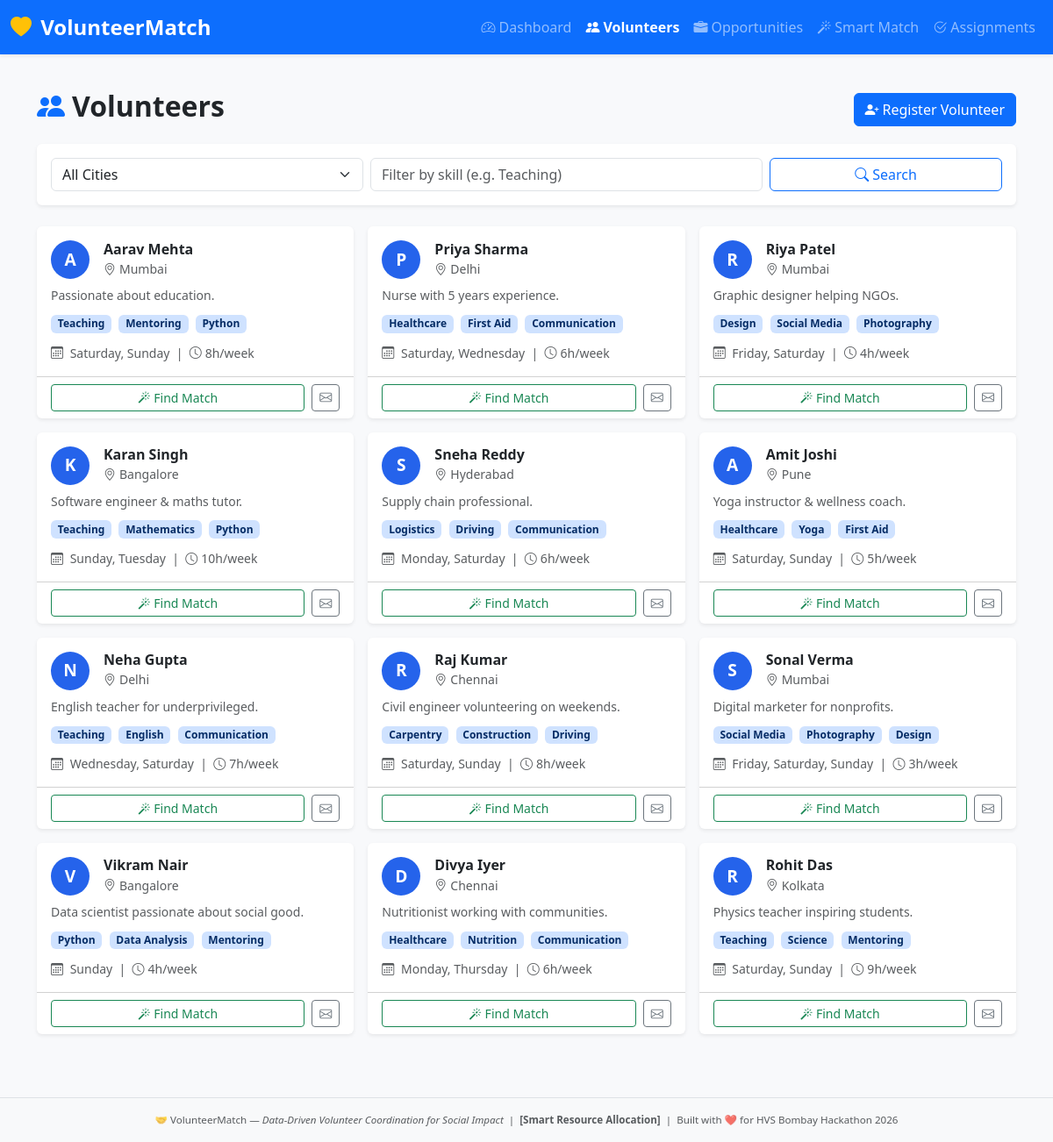
Page /volunteers on the committed database.
### tables this page shows
CREATE TABLE volunteers (
            id          INTEGER PRIMARY KEY AUTOINCREMENT,
            name        TEXT NOT NULL,
            email       TEXT UNIQUE NOT NULL,
            phone       TEXT,
            city        TEXT NOT NULL,
            skills      TEXT NOT NULL,   -- comma-separated list
            availability TEXT NOT NULL,  -- JSON array of weekday names
            hours_week  INTEGER DEFAULT 5,
            bio         TEXT,
            joined_at   DATETIME DEFAULT CURRENT_TIMESTAMP,
            active      INTEGER DEFAULT 1
        );

### app.py (the view)
@app.route("/volunteers")
def volunteers():
    conn = get_db()
    city_filter  = request.args.get("city", "")
    skill_filter = request.args.get("skill", "")
    query = "SELECT * FROM volunteers WHERE active=1"
    params = []
    if city_filter:
        query += " AND city=?"; params.append(city_filter)
    if skill_filter:
        query += " AND skills LIKE ?"; params.append(f"%{skill_filter}%")
    query += " ORDER BY joined_at DESC"
    vols  = conn.execute(query, params).fetchall()
    cities = conn.execute("SELECT DISTINCT city FROM volunteers ORDER BY city").fetchall()
    conn.close()
    return render_template("volunteers.html", volunteers=vols, cities=cities,
                           city_filter=city_filter, skill_filter=skill_filter)

### database.py (called while the page is built)
def get_db():
    conn = sqlite3.connect(DB_PATH)
    conn.row_factory = sqlite3.Row
    conn.execute("PRAGMA foreign_keys = ON")
    return conn

### templates/volunteers.html (shortened to what this page needs)
{% extends "base.html" %}
{% block content %}
<div class="container py-4">
  <div class="d-flex justify-content-between align-items-center mb-3">
    <h2 class="fw-bold"><i class="bi bi-people-fill text-primary me-2"></i>Volunteers</h2>
    <a href="/volunteers/add" class="btn btn-primary">
      <i class="bi bi-person-plus-fill me-1"></i>Register Volunteer
    </a>
  </div>
  <div class="card border-0 shadow-sm mb-4">
    <div class="card-body">
      <form class="row g-2" method="GET">
        <div class="col-sm-4">
          <select name="city" class="form-select">
            <option value="">All Cities</option>
          </select>
        </div>
        <div class="col-sm-5">
          <input type="text" name="skill" class="form-control" placeholder="Filter by skill (e.g. Teaching)"
                 value="{{ skill_filter }}"/>
        </div>
        <div class="col-sm-3">
          <button type="submit" class="btn btn-outline-primary w-100">
            <i class="bi bi-search me-1"></i>Search
          </button>
        </div>
      </form>
    </div>
  </div>
  <div class="row g-3">
    {% for v in volunteers %}
    <div class="col-md-6 col-lg-4">
      <div class="card volunteer-card border-0 shadow-sm h-100">
        <div class="card-body">
          <div class="d-flex align-items-center mb-2">
            <div class="avatar-circle me-3">{{ v.name[0] }}</div>
            <div>
              <h6 class="mb-0 fw-bold">{{ v.name }}</h6>
              <small class="text-muted"><i class="bi bi-geo-alt me-1"></i>{{ v.city }}</small>
            </div>
          </div>
          <p class="small text-muted mb-2">{{ v.bio[:90] ~ '…' if v.bio|length > 90 else v.bio }}</p>
          <div class="mb-2">
            {% for skill in v.skills.split(',') %}
            <span class="badge bg-primary-subtle text-primary-emphasis me-1 mb-1">{{ skill.strip() }}</span>
            {% endfor %}
          </div>
          <div class="small text-muted">
            <i class="bi bi-calendar3 me-1"></i>
            {% set avail = v.availability | from_json %}
            {{ avail | join(', ') }}
            &nbsp;|&nbsp;
            <i class="bi bi-clock me-1"></i>{{ v.hours_week }}h/week
          </div>
        </div>
        <div class="card-footer bg-transparent d-flex gap-2">
          <a href="/match?vol={{ v.id }}" class="btn btn-sm btn-outline-success flex-fill">
            <i class="bi bi-magic me-1"></i>Find Match
          </a>
          <a href="mailto:{{ v.email }}" class="btn btn-sm btn-outline-secondary">
            <i class="bi bi-envelope"></i>
          </a>
        </div>
      </div>
    </div>
    {% else %}
    <div class="col-12 text-center text-muted py-5">
      <i class="bi bi-person-x fs-1 d-block mb-2"></i>No volunteers found.
    </div>
    {% endfor %}
  </div>
</div>
{% endblock %}

### static/css/style.css (style rules this page uses)
:root { --vm-primary: #2563eb; --vm-success: #16a34a; --vm-warning: #d97706; }
body { background-color: #f8f9fb; font-family: 'Segoe UI', system-ui, -apple-system, sans-serif; }
.volunteer-card, .opp-card, .match-card { transition: transform .2s, box-shadow .2s; }
.avatar-circle { width: 44px; height: 44px; border-radius: 50%; background: var(--vm-primary); color: #fff; font-size: 1.2rem; font-weight: 700; display: flex; align-items: center; justify-content: center; flex-shrink: 0; }

### rows in the picture
volunteers: name "A", name "Aarav Mehta", city "Mumbai", bio "Passionate about education.", strip "Teaching" "Mentoring" "Python", avail "Saturday, Sunday", hours_week "8"
volunteers: name "P", name "Priya Sharma", city "Delhi", bio "Nurse with 5 years experience.", strip "Healthcare" "First Aid" "Communication", avail "Saturday, Wednesday", hours_week "6"
volunteers: name "R", name "Riya Patel", city "Mumbai", bio "Graphic designer helping NGOs.", strip "Design" "Social Media" "Photography", avail "Friday, Saturday", hours_week "4"
volunteers: name "K", name "Karan Singh", city "Bangalore", bio "Software engineer & maths tutor.", strip "Teaching" "Mathematics" "Python", avail "Sunday, Tuesday", hours_week "10"
volunteers: name "S", name "Sneha Reddy", city "Hyderabad", bio "Supply chain professional.", strip "Logistics" "Driving" "Communication", avail "Monday, Saturday", hours_week "6"
volunteers: name "A", name "Amit Joshi", city "Pune", bio "Yoga instructor & wellness coach.", strip "Healthcare" "Yoga" "First Aid", avail "Saturday, Sunday", hours_week "5"
volunteers: name "N", name "Neha Gupta", city "Delhi", bio "English teacher for underprivileged.", strip "Teaching" "English" "Communication", avail "Wednesday, Saturday", hours_week "7"
volunteers: name "R", name "Raj Kumar", city "Chennai", bio "Civil engineer volunteering on weekends.", strip "Carpentry" "Construction" "Driving", avail "Saturday, Sunday", hours_week "8"
volunteers: name "S", name "Sonal Verma", city "Mumbai", bio "Digital marketer for nonprofits.", strip "Social Media" "Photography" "Design", avail "Friday, Saturday, Sunday", hours_week "3"
volunteers: name "V", name "Vikram Nair", city "Bangalore", bio "Data scientist passionate about social good.", strip "Python" "Data Analysis" "Mentoring", avail "Sunday", hours_week "4"
volunteers: name "D", name "Divya Iyer", city "Chennai", bio "Nutritionist working with communities.", strip "Healthcare" "Nutrition" "Communication", avail "Monday, Thursday", hours_week "6"
volunteers: name "R", name "Rohit Das", city "Kolkata", bio "Physics teacher inspiring students.", strip "Teaching" "Science" "Mentoring", avail "Saturday, Sunday", hours_week "9"
